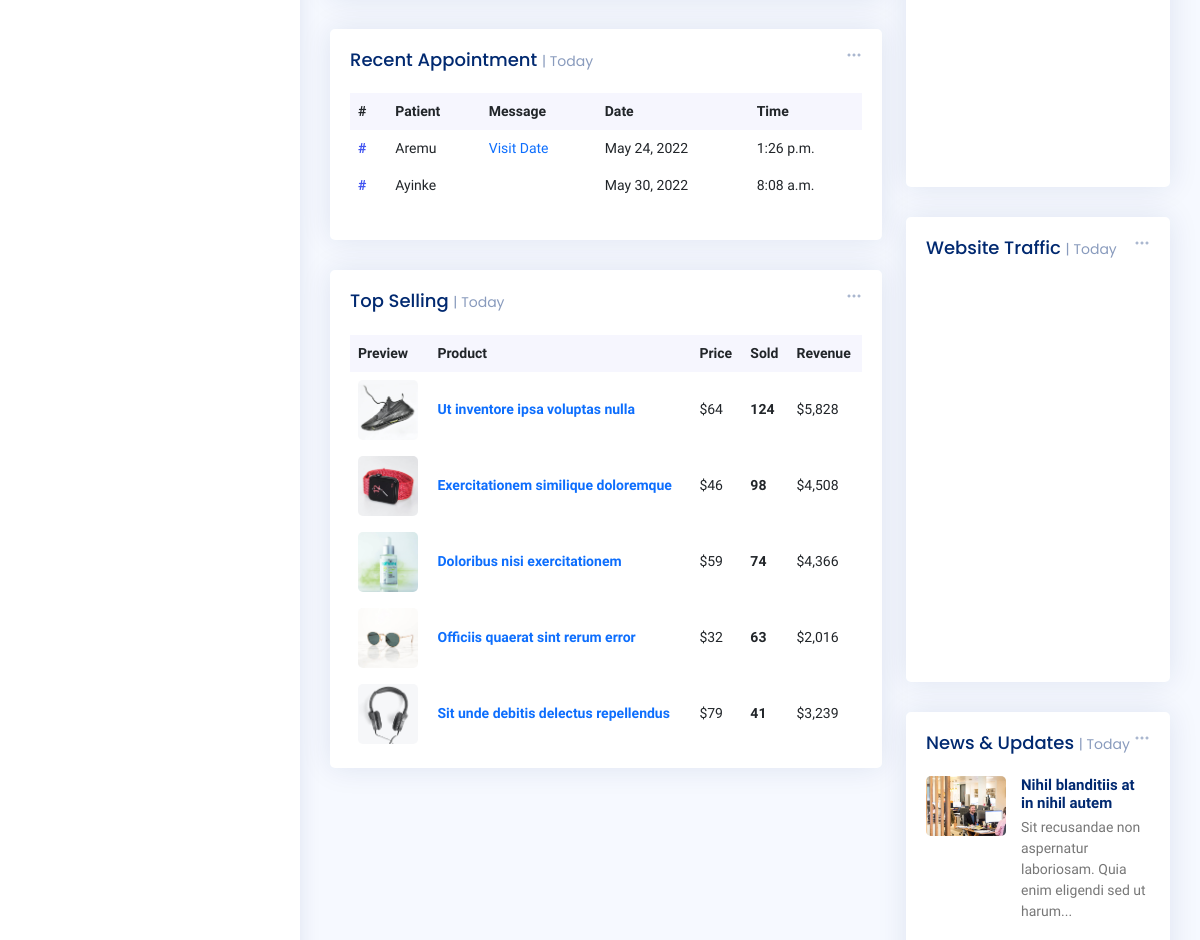
Page /staff/profile/ (middle part) on the earlier database version.
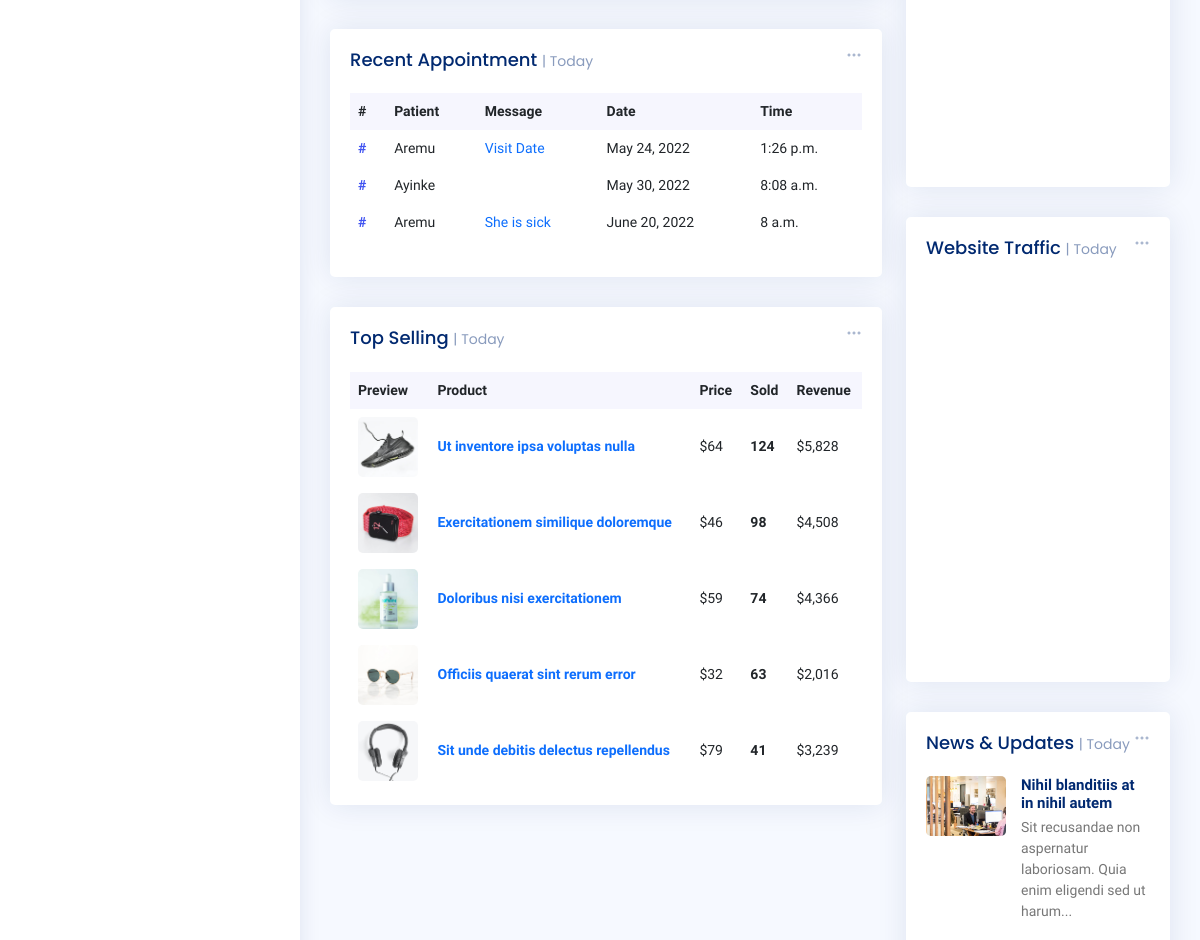
Same page on the later database version.
### Patient/models/patient.py (models this page shows, shortened)
class Appointment(models.Model):
    department = models.ForeignKey(Department, on_delete=models.CASCADE)
    doctor = models.ForeignKey(Doctor, on_delete=models.CASCADE)
    date = models.DateField()
    time = models.TimeField()
    patient = models.ForeignKey(Patient, on_delete=models.CASCADE)
    phone_number = models.CharField(blank=True, max_length=20)
    message = models.TextField(max_length=160 , blank=True)
    payment_status = models.BooleanField(default=False)
    slug= models.SlugField( default='12-12-11')

class Patient(models.Model):
    profile = models.OneToOneField(User, on_delete=models.CASCADE)
    DOB = models.DateField(blank=True)
    phone_number = models.CharField(max_length=15, blank=True)
    department = models.ManyToManyField(Department,blank=True)
    home_address = models.CharField(max_length=50, blank=True)
    next_of_kin_name = models.CharField(max_length=20, blank=True)
    next_of_kin_contact = models.CharField(max_length=20, blank=True)
    admitted = models.BooleanField(default=False)
    occupation = models.CharField(max_length=20, default="Teacher")
    def __str__(self):
        return self.get_full_name()
    def get_full_name(self):
        return f"{self.profile.first_name}"

### Staff/views.py (the view)
# urls.py: path("profile/",  profile, name="profile")
def profile(request):
    doctor = Doctor.objects.get(id=2)
    appointments = doctor.appointment_set.all()
    patient = doctor.department.patient_set.all()
    patient_count = patient.count()
    admitted_count = patient.filter(admitted = True).count()
    context = {
        "appointments":appointments,
        "patient_count":patient_count,
        "admitted_count":admitted_count,
    }
    return render(request, "staffprofile.html", context)

### Staff/templates/staffprofile.html (shortened to what this page needs)
{% load static %}
<!DOCTYPE html>
<html lang="en">
<head>
  <link href="{% static 'assets/vendor/bootstrap/css/bootstrap.min.css' %}" rel="stylesheet">
  <link href="{% static 'assets/vendor/bootstrap-icons/bootstrap-icons.css' %}" rel="stylesheet">
  <link href="{% static 'assets/vendor/boxicons/css/boxicons.min.css' %}" rel="stylesheet">
  <link href="{% static 'assets/vendor/quill/quill.snow.css' %}" rel="stylesheet">
  <link href="{% static 'assets/vendor/quill/quill.bubble.css' %}" rel="stylesheet">
  <link href="{% static 'assets/vendor/remixicon/remixicon.css' %}" rel="stylesheet">
  <link href="{% static 'assets/vendor/simple-datatables/style.css' %}" rel="stylesheet">
  <link href="{% static 'assets/css/style.css' %}" rel="stylesheet">
</head>
<body>
  <aside id="sidebar" class="sidebar">
  </aside>
  <main id="main" class="main">
    <section class="section dashboard">
      <div class="row">
        <div class="col-lg-8">
          <div class="row">
            <div class="col-12">
            </div>
            <div class="col-12">
              <div class="card recent-sales overflow-auto">
                <div class="filter">
                  <a class="icon" href="#" data-bs-toggle="dropdown"><i class="bi bi-three-dots"></i></a>
                </div>
                <div class="card-body">
                  <h5 class="card-title">Recent Appointment <span>| Today</span></h5>
                  <table class="table table-borderless datatable">
                    <thead>
                      <tr>
                        <th scope="col">#</th>
                        <th scope="col">Patient</th>
                        <th scope="col">Message</th>
                        <th scope="col">Date</th>
                        <th scope="col">Time</th>
                      </tr>
                    </thead>
                    <tbody>
                    {% for appointment in appointments %}
                      <tr>
                        <th scope="row"><a href="#">#{{forloop_counter}}</a></th>
                        <td>{{appointment.patient}}</td>
                        <td><a href="#" class="text-primary">{{ appointment.message }}</a></td>
                        <td>{{appointment.date}}</td>
                        <td><span class="">{{appointment.time}}</span></td>
                      </tr>
                    {% endfor%}
                    </tbody>
                  </table>
                </div>
              </div>
            </div>
            <div class="col-12">
              <div class="card top-selling overflow-auto">
                <div class="filter">
                  <a class="icon" href="#" data-bs-toggle="dropdown"><i class="bi bi-three-dots"></i></a>
                </div>
                <div class="card-body pb-0">
                  <h5 class="card-title">Top Selling <span>| Today</span></h5>
                  <table class="table table-borderless">
                    <thead>
                      <tr>
                        <th scope="col">Preview</th>
                        <th scope="col">Product</th>
                        <th scope="col">Price</th>
                        <th scope="col">Sold</th>
                        <th scope="col">Revenue</th>
                      </tr>
                    </thead>
                    <tbody>
                      <tr>
                        <th scope="row"><a href="#"><img src="{% static 'assets/img/product-1.jpg' %}" alt=""></a></th>
                        <td><a href="#" class="text-primary fw-bold">Ut inventore ipsa voluptas nulla</a></td>
                        <td>$64</td>
                        <td class="fw-bold">124</td>
                        <td>$5,828</td>
                      </tr>
                      <tr>
                        <th scope="row"><a href="#"><img src="{% static 'assets/img/product-2.jpg' %}" alt=""></a></th>
                        <td><a href="#" class="text-primary fw-bold">Exercitationem similique doloremque</a></td>
                        <td>$46</td>
                        <td class="fw-bold">98</td>
                        <td>$4,508</td>
                      </tr>
                      <tr>
                        <th scope="row"><a href="#"><img src="{% static 'assets/img/product-3.jpg' %}" alt=""></a></th>
                        <td><a href="#" class="text-primary fw-bold">Doloribus nisi exercitationem</a></td>
                        <td>$59</td>
                        <td class="fw-bold">74</td>
                        <td>$4,366</td>
                      </tr>
                      <tr>
                        <th scope="row"><a href="#"><img src="{% static 'assets/img/product-4.jpg' %}" alt=""></a></th>
                        <td><a href="#" class="text-primary fw-bold">Officiis quaerat sint rerum error</a></td>
                        <td>$32</td>
                        <td class="fw-bold">63</td>
                        <td>$2,016</td>
                      </tr>
                      <tr>
                        <th scope="row"><a href="#"><img src="{% static 'assets/img/product-5.jpg' %}" alt=""></a></th>
                        <td><a href="#" class="text-primary fw-bold">Sit unde debitis delectus repellendus</a></td>
                        <td>$79</td>
                        <td class="fw-bold">41</td>
                        <td>$3,239</td>
                      </tr>
                    </tbody>
                  </table>
                </div>
              </div>
            </div>
          </div>
        </div>
        <div class="col-lg-4">
          <div class="card">
            <div class="card-body pb-0">
              <div id="budgetChart" style="min-height: 400px;" class="echart"></div>
            </div>
          </div>
          <div class="card">
            <div class="filter">
              <a class="icon" href="#" data-bs-toggle="dropdown"><i class="bi bi-three-dots"></i></a>
            </div>
            <div class="card-body pb-0">
              <h5 class="card-title">Website Traffic <span>| Today</span></h5>
              <div id="trafficChart" style="min-height: 400px;" class="echart"></div>
            </div>
          </div>
          <div class="card">
            <div class="filter">
              <a class="icon" href="#" data-bs-toggle="dropdown"><i class="bi bi-three-dots"></i></a>
            </div>
            <div class="card-body pb-0">
              <h5 class="card-title">News &amp; Updates <span>| Today</span></h5>
              <div class="news">
                <div class="post-item clearfix">
                  <img src="{% static 'assets/img/news-1.jpg' %}" alt="">
                  <h4><a href="#">Nihil blanditiis at in nihil autem</a></h4>
                  <p>Sit recusandae non aspernatur laboriosam. Quia enim eligendi sed ut harum...</p>
                </div>
              </div>
            </div>
          </div>
        </div>
      </div>
    </section>
  </main>
</body>
</html>

### static_root/assets/css/style.css (style rules this page uses)
:root { scroll-behavior: smooth; }
body { font-family: "Open Sans", sans-serif; background: #f6f9ff; color: #444444; }
h1, h2, h3, h4, h5, h6 { font-family: "Nunito", sans-serif; }
#main { margin-top: 60px; padding: 20px 30px; transition: all 0.3s; }
.card { margin-bottom: 30px; border: none; border-radius: 5px; box-shadow: 0px 0 30px rgba(1, 41, 112, 0.1); }
.card-title { padding: 20px 0 15px 0; font-size: 18px; font-weight: 500; color: #012970; font-family: "Poppins", sans-serif; }
.card-title span { color: #899bbd; font-size: 14px; font-weight: 400; }
.card-body { padding: 0 20px 20px 20px; }
.sidebar { position: fixed; top: 60px; left: 0; bottom: 0; width: 300px; z-index: 996; transition: all 0.3s; padding: 20px; overflow-y: auto; scrollbar-width: thin; scrollbar-color: #aab7cf transparent; box-shadow: 0px 0px 20px rgba(1, 41, 112, 0.1); background-color: #fff; }
@media (min-width: 1200px) { #main, #footer { margin-left: 300px; } }
.dashboard .filter { position: absolute; right: 0px; top: 15px; }
.dashboard .filter .icon { color: #aab7cf; padding-right: 20px; padding-bottom: 5px; transition: 0.3s; font-size: 16px; }
.dashboard .news img { width: 80px; float: left; border-radius: 5px; }
.dashboard .news h4 { font-size: 15px; margin-left: 95px; font-weight: bold; margin-bottom: 5px; }
.dashboard .news h4 a { color: #012970; transition: 0.3s; }
.dashboard .news p { font-size: 14px; color: #777777; margin-left: 95px; }
.dashboard .recent-sales { font-size: 14px; }
.dashboard .recent-sales .table thead { background: #f6f6fe; }
.dashboard .recent-sales .table thead th { border: 0; }
.dashboard .top-selling { font-size: 14px; }
.dashboard .top-selling .table thead { background: #f6f6fe; }
.dashboard .top-selling .table thead th { border: 0; }
.dashboard .top-selling .table tbody td { vertical-align: middle; }
.dashboard .top-selling img { border-radius: 5px; max-width: 60px; }

Differences in the rows shown:
added Appointment: patient "Aremu", message "She is sick", date "June 20, 2022", time "8 a.m."
